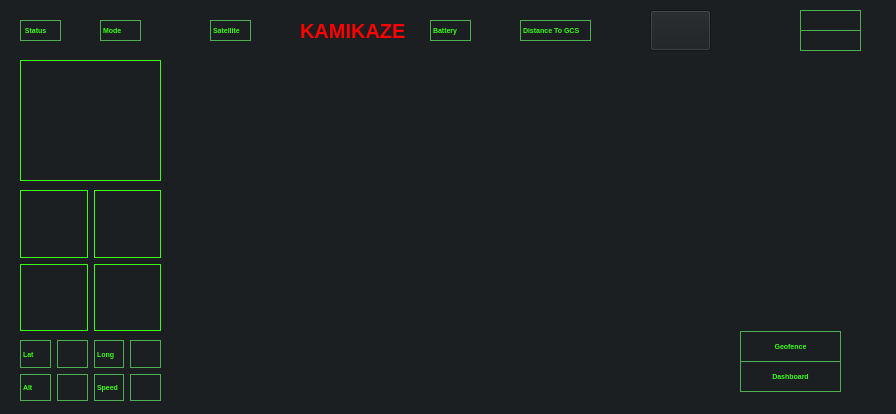
<?xml version="1.0" encoding="UTF-8"?>
<ui version="4.0">
 <class>MainWindow</class>
 <widget class="QMainWindow" name="MainWindow">
  <property name="geometry">
   <rect>
    <x>0</x>
    <y>0</y>
    <width>896</width>
    <height>414</height>
   </rect>
  </property>
  <property name="windowTitle">
   <string>MainWindow</string>
  </property>
  <property name="styleSheet">
   <string notr="true">background-color: #1C1F21;
</string>
  </property>
  <widget class="QWidget" name="centralwidget">
   <widget class="QLabel" name="label_17">
    <property name="geometry">
     <rect>
      <x>260</x>
      <y>20</y>
      <width>31</width>
      <height>21</height>
     </rect>
    </property>
    <property name="styleSheet">
     <string notr="true">font-family: 'Orbitron', sans-serif;
color: #39FF14;
font-size: 5pt;
text-align: center; 

font-weight: bold; </string>
    </property>
    <property name="text">
     <string/>
    </property>
   </widget>
   <widget class="QLabel" name="label_12">
    <property name="geometry">
     <rect>
      <x>480</x>
      <y>20</y>
      <width>31</width>
      <height>21</height>
     </rect>
    </property>
    <property name="styleSheet">
     <string notr="true">font-family: 'Orbitron', sans-serif;
color: #39FF14;
font-size: 5pt;
text-align: center; 

font-weight: bold; </string>
    </property>
    <property name="text">
     <string/>
    </property>
   </widget>
   <widget class="QWidget" name="layoutWidget_2">
    <property name="geometry">
     <rect>
      <x>20</x>
      <y>190</y>
      <width>141</width>
      <height>141</height>
     </rect>
    </property>
    <layout class="QGridLayout" name="gridLayout">
     <item row="0" column="0">
      <widget class="QLabel" name="label_2">
       <property name="styleSheet">
        <string notr="true">border: 1px solid #39FF14;


</string>
       </property>
       <property name="text">
        <string/>
       </property>
      </widget>
     </item>
     <item row="0" column="1">
      <widget class="QLabel" name="label_3">
       <property name="styleSheet">
        <string notr="true">border: 1px solid #39FF14;


</string>
       </property>
       <property name="text">
        <string/>
       </property>
      </widget>
     </item>
     <item row="1" column="0">
      <widget class="QLabel" name="label">
       <property name="styleSheet">
        <string notr="true">border: 1px solid #39FF14;


</string>
       </property>
       <property name="text">
        <string/>
       </property>
      </widget>
     </item>
     <item row="1" column="1">
      <widget class="QLabel" name="label_5">
       <property name="styleSheet">
        <string notr="true">border: 1px solid #39FF14;


</string>
       </property>
       <property name="text">
        <string/>
       </property>
      </widget>
     </item>
    </layout>
   </widget>
   <widget class="QLabel" name="label_30">
    <property name="geometry">
     <rect>
      <x>430</x>
      <y>20</y>
      <width>41</width>
      <height>21</height>
     </rect>
    </property>
    <property name="styleSheet">
     <string notr="true">font-family: 'Orbitron', sans-serif;
color: #39FF14;
font-size: 5pt;
text-align: center; 
border: 1px solid #4CAF50;
font-weight: bold; </string>
    </property>
    <property name="text">
     <string>Battery</string>
    </property>
   </widget>
   <widget class="QLabel" name="label_13">
    <property name="geometry">
     <rect>
      <x>150</x>
      <y>20</y>
      <width>51</width>
      <height>21</height>
     </rect>
    </property>
    <property name="styleSheet">
     <string notr="true">font-family: 'Orbitron', sans-serif;
color: #39FF14;
font-size: 5pt;
text-align: center; 

font-weight: bold; </string>
    </property>
    <property name="text">
     <string/>
    </property>
   </widget>
   <widget class="QLabel" name="label_28">
    <property name="geometry">
     <rect>
      <x>520</x>
      <y>20</y>
      <width>71</width>
      <height>21</height>
     </rect>
    </property>
    <property name="styleSheet">
     <string notr="true">font-family: 'Orbitron', sans-serif;
color: #39FF14;
font-size: 5pt;
text-align: center; 
border: 1px solid #4CAF50;
font-weight: bold; </string>
    </property>
    <property name="text">
     <string>Distance To GCS</string>
    </property>
   </widget>
   <widget class="QPushButton" name="pushButton_2">
    <property name="geometry">
     <rect>
      <x>740</x>
      <y>361</y>
      <width>101</width>
      <height>31</height>
     </rect>
    </property>
    <property name="styleSheet">
     <string notr="true">font-family: 'Orbitron', sans-serif;
color: #39FF14;
font-size: 5pt;
text-align: center; 
border: 1px solid #4CAF50;
font-weight: bold; </string>
    </property>
    <property name="text">
     <string>Dashboard</string>
    </property>
   </widget>
   <widget class="QLabel" name="label_29">
    <property name="geometry">
     <rect>
      <x>210</x>
      <y>20</y>
      <width>41</width>
      <height>21</height>
     </rect>
    </property>
    <property name="styleSheet">
     <string notr="true">font-family: 'Orbitron', sans-serif;
color: #39FF14;
font-size: 5pt;
text-align: center; 
border: 1px solid #4CAF50;
font-weight: bold; </string>
    </property>
    <property name="text">
     <string>Satellite</string>
    </property>
   </widget>
   <widget class="QLabel" name="label_6">
    <property name="geometry">
     <rect>
      <x>100</x>
      <y>20</y>
      <width>41</width>
      <height>21</height>
     </rect>
    </property>
    <property name="styleSheet">
     <string notr="true">font-family: 'Orbitron', sans-serif;
color: #39FF14;
font-size: 5pt;
text-align: center; 
border: 1px solid #4CAF50;
font-weight: bold; </string>
    </property>
    <property name="text">
     <string>Mode</string>
    </property>
   </widget>
   <widget class="QLabel" name="label_7">
    <property name="geometry">
     <rect>
      <x>20</x>
      <y>20</y>
      <width>41</width>
      <height>21</height>
     </rect>
    </property>
    <property name="styleSheet">
     <string notr="true">font-family: 'Orbitron', sans-serif;
color: #39FF14;
font-size: 5pt;
text-align: center; 
border: 1px solid #4CAF50;
font-weight: bold; </string>
    </property>
    <property name="text">
     <string> Status</string>
    </property>
   </widget>
   <widget class="QTextBrowser" name="TIME">
    <property name="geometry">
     <rect>
      <x>800</x>
      <y>30</y>
      <width>61</width>
      <height>21</height>
     </rect>
    </property>
    <property name="styleSheet">
     <string notr="true">font-family: 'Orbitron', sans-serif;
color: #39FF14;
font-size: 5pt;
text-align: center; 
border: 1px solid #4CAF50;
font-weight: bold; </string>
    </property>
   </widget>
   <widget class="QPushButton" name="pushButton_3">
    <property name="geometry">
     <rect>
      <x>650</x>
      <y>10</y>
      <width>61</width>
      <height>41</height>
     </rect>
    </property>
    <property name="layoutDirection">
     <enum>Qt::RightToLeft</enum>
    </property>
    <property name="autoFillBackground">
     <bool>false</bool>
    </property>
    <property name="styleSheet">
     <string notr="true"/>
    </property>
    <property name="text">
     <string/>
    </property>
    <property name="iconSize">
     <size>
      <width>77</width>
      <height>60</height>
     </size>
    </property>
   </widget>
   <widget class="QTextBrowser" name="DATE">
    <property name="geometry">
     <rect>
      <x>800</x>
      <y>10</y>
      <width>61</width>
      <height>21</height>
     </rect>
    </property>
    <property name="styleSheet">
     <string notr="true">font-family: 'Orbitron', sans-serif;
color: #39FF14;
font-size: 5pt;
text-align: center; 
border: 1px solid #4CAF50;
font-weight: bold; </string>
    </property>
   </widget>
   <widget class="QLabel" name="label_22">
    <property name="geometry">
     <rect>
      <x>20</x>
      <y>60</y>
      <width>141</width>
      <height>121</height>
     </rect>
    </property>
    <property name="styleSheet">
     <string notr="true">font-family: 'Orbitron', sans-serif;
color: #39FF14;
font-size: 14pt;
text-align: center; 
border: 1px solid #39FF14;
font-weight: bold; 
background-color: rbga(0,0,0,0);</string>
    </property>
    <property name="text">
     <string/>
    </property>
   </widget>
   <widget class="QWidget" name="webEngineViewPlaceholder_2" native="true">
    <property name="geometry">
     <rect>
      <x>180</x>
      <y>60</y>
      <width>681</width>
      <height>351</height>
     </rect>
    </property>
    <property name="styleSheet">
     <string notr="true"/>
    </property>
   </widget>
   <widget class="QLabel" name="label_23">
    <property name="geometry">
     <rect>
      <x>600</x>
      <y>20</y>
      <width>31</width>
      <height>21</height>
     </rect>
    </property>
    <property name="styleSheet">
     <string notr="true">font-family: 'Orbitron', sans-serif;
color: #39FF14;
font-size: 5pt;
text-align: center; 

font-weight: bold; </string>
    </property>
    <property name="text">
     <string/>
    </property>
   </widget>
   <widget class="QLabel" name="label_8">
    <property name="geometry">
     <rect>
      <x>300</x>
      <y>21</y>
      <width>121</width>
      <height>20</height>
     </rect>
    </property>
    <property name="styleSheet">
     <string notr="true">font-family: 'Orbitron', sans-serif;
color: red;
font-size: 15pt;
text-align: center; 

font-weight: bold; </string>
    </property>
    <property name="text">
     <string>KAMIKAZE</string>
    </property>
   </widget>
   <widget class="QPushButton" name="pushButton_4">
    <property name="geometry">
     <rect>
      <x>740</x>
      <y>331</y>
      <width>101</width>
      <height>31</height>
     </rect>
    </property>
    <property name="styleSheet">
     <string notr="true">font-family: 'Orbitron', sans-serif;
color: #39FF14;
font-size: 5pt;
text-align: center; 
border: 1px solid #4CAF50;
font-weight: bold; </string>
    </property>
    <property name="text">
     <string>Geofence</string>
    </property>
   </widget>
   <widget class="QWidget" name="webEngineViewPlaceholder" native="true">
    <property name="geometry">
     <rect>
      <x>20</x>
      <y>70</y>
      <width>141</width>
      <height>111</height>
     </rect>
    </property>
    <property name="styleSheet">
     <string notr="true"/>
    </property>
   </widget>
   <widget class="QWidget" name="layoutWidget">
    <property name="geometry">
     <rect>
      <x>20</x>
      <y>340</y>
      <width>141</width>
      <height>61</height>
     </rect>
    </property>
    <layout class="QGridLayout" name="gridLayout_2">
     <item row="0" column="0">
      <widget class="QLabel" name="label_18">
       <property name="styleSheet">
        <string notr="true">font-family: 'Orbitron', sans-serif;
color: #39FF14;
font-size: 5pt;
text-align: center; 
border: 1px solid #4CAF50;
font-weight: bold; </string>
       </property>
       <property name="text">
        <string>Lat</string>
       </property>
      </widget>
     </item>
     <item row="0" column="1">
      <widget class="QLabel" name="label_4">
       <property name="styleSheet">
        <string notr="true">font-family: 'Orbitron', sans-serif;
color: #39FF14;
font-size: 5pt;
text-align: center; 
border: 1px solid #4CAF50;
font-weight: bold; </string>
       </property>
       <property name="text">
        <string/>
       </property>
      </widget>
     </item>
     <item row="0" column="2">
      <widget class="QLabel" name="label_20">
       <property name="styleSheet">
        <string notr="true">font-family: 'Orbitron', sans-serif;
color: #39FF14;
font-size: 5pt;
text-align: center; 
border: 1px solid #4CAF50;
font-weight: bold; </string>
       </property>
       <property name="text">
        <string>Long</string>
       </property>
      </widget>
     </item>
     <item row="0" column="3">
      <widget class="QLabel" name="label_16">
       <property name="styleSheet">
        <string notr="true">font-family: 'Orbitron', sans-serif;
color: #39FF14;
font-size: 5pt;
text-align: center; 
border: 1px solid #4CAF50;
font-weight: bold; </string>
       </property>
       <property name="text">
        <string/>
       </property>
      </widget>
     </item>
     <item row="1" column="0">
      <widget class="QLabel" name="label_19">
       <property name="styleSheet">
        <string notr="true">font-family: 'Orbitron', sans-serif;
color: #39FF14;
font-size: 5pt;
text-align: center; 
border: 1px solid #4CAF50;
font-weight: bold; </string>
       </property>
       <property name="text">
        <string>Alt</string>
       </property>
      </widget>
     </item>
     <item row="1" column="1">
      <widget class="QLabel" name="label_14">
       <property name="styleSheet">
        <string notr="true">font-family: 'Orbitron', sans-serif;
color: #39FF14;
font-size: 5pt;
text-align: center; 
border: 1px solid #4CAF50;
font-weight: bold; </string>
       </property>
       <property name="text">
        <string/>
       </property>
      </widget>
     </item>
     <item row="1" column="2">
      <widget class="QLabel" name="label_21">
       <property name="styleSheet">
        <string notr="true">font-family: 'Orbitron', sans-serif;
color: #39FF14;
font-size: 5pt;
text-align: center; 
border: 1px solid #4CAF50;
font-weight: bold; </string>
       </property>
       <property name="text">
        <string>Speed</string>
       </property>
      </widget>
     </item>
     <item row="1" column="3">
      <widget class="QLabel" name="label_15">
       <property name="styleSheet">
        <string notr="true">font-family: 'Orbitron', sans-serif;
color: #39FF14;
font-size: 5pt;
text-align: center; 
border: 1px solid #4CAF50;
font-weight: bold; </string>
       </property>
       <property name="text">
        <string/>
       </property>
      </widget>
     </item>
    </layout>
   </widget>
   <zorder>label_17</zorder>
   <zorder>label_12</zorder>
   <zorder>layoutWidget_2</zorder>
   <zorder>label_30</zorder>
   <zorder>label_13</zorder>
   <zorder>label_28</zorder>
   <zorder>label_29</zorder>
   <zorder>label_6</zorder>
   <zorder>label_7</zorder>
   <zorder>TIME</zorder>
   <zorder>pushButton_3</zorder>
   <zorder>DATE</zorder>
   <zorder>webEngineViewPlaceholder_2</zorder>
   <zorder>label_23</zorder>
   <zorder>label_8</zorder>
   <zorder>pushButton_4</zorder>
   <zorder>webEngineViewPlaceholder</zorder>
   <zorder>layoutWidget</zorder>
   <zorder>label_22</zorder>
   <zorder>pushButton_2</zorder>
  </widget>
 </widget>
 <resources/>
 <connections/>
</ui>
